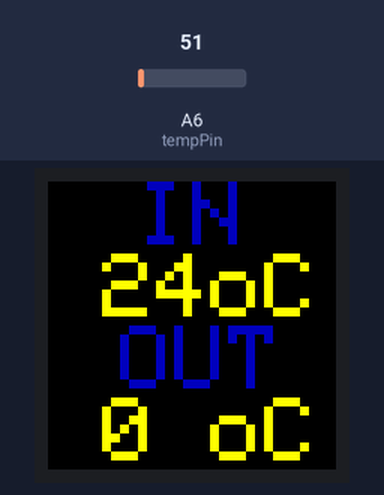
Recording of a sketch running on a simulated Arduino Nano, built with avr-gcc and run on an emulated ATmega328P. Shown: 32×32 colour display. The test bench sets the inputs (shaded band); at power-on: A6 (tempPin) = 51. The local clock reads 2024-03-15 10:24:30 at power-on unless the sketch sets it.

Above: at 16.1 s.
At 31.4 s:
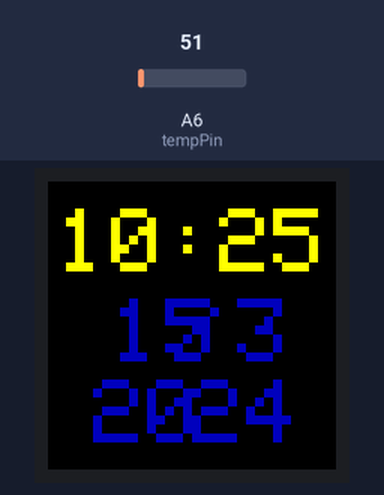
31.5 s: A6 (tempPin) set to 61
At 46.7 s:
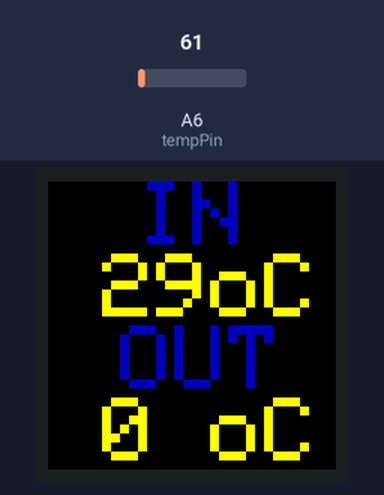
51.5 s: A6 (tempPin) set to 71
At 66.8 s:
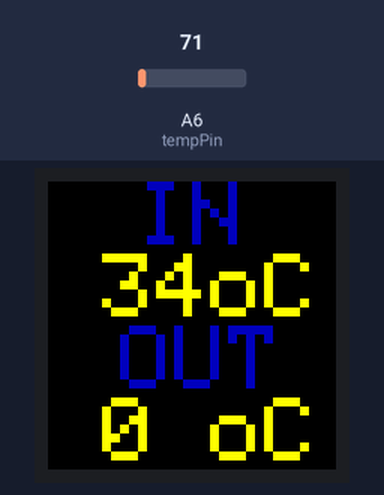
71.5 s: A6 (tempPin) set to 86
At 86.8 s:
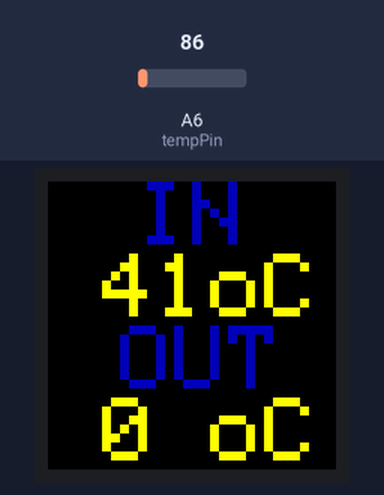
Timing chart, 0 to 88.3 s (numbered marks = the images above; inputs shaded):
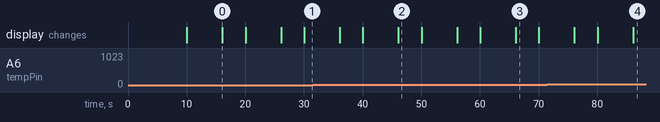

The sketch:

Master_Arduino-1.ino
```cpp
#include <Adafruit_GFX.h>   // Core graphics library
#include <RGBmatrixPanel.h> // Hardware-specific library
#include "RTClib.h"
#include <Wire.h>
#include <Rtc_Pcf8563.h>
#define NUMSAMPLES 10
#define CLK 11
#define OE  9
#define LAT 10
#define A   A0
#define B   A1
#define C   A2
#define D   A3
Rtc_Pcf8563 rtc;
RGBmatrixPanel matrix(A, B, C, D, CLK, LAT, OE, false);
int val;
int tempPin = A6;
char mystr[7];
int tmp;
float out;
int outt;
void setup()
{
  Wire.begin();
  matrix.begin();
  matrix.setTextWrap(false); // Allow text to run off right edge
  matrix.setTextSize(1);
  delay(1500);
  Serial.begin(9600); //opens serial port, sets data rate to 9600 bps
}

uint32_t  temptimer = millis();
uint32_t  datatimer = millis();
uint32_t  matrixupdate = millis();


void loop()
{
   byte b;

  if ((millis() - datatimer) > 5000)
  {
    datatimer = millis();
    uint8_t b;
    getdata();
  }
  byte i;

  if ((millis() - temptimer) > 4500)
  {
    temptimer = millis();
      uint8_t i;
 val = analogRead(tempPin);
float mv = ( val/1024.0)*5000;
float cel = mv/10;
tmp=cel;
///Serial.print(cel);
}


    byte d ;
    if ((millis()- matrixupdate) > 10000)
    {
      matrixupdate= millis();
      uint8_t d;
    matrix.fillScreen(0);

    matrix.setCursor(1,3);    // start at top left, with one pixel of spacing
  matrix.setTextColor(matrix.Color333(7,7,0));
    matrix.print(rtc.formatTime());


    matrix.setTextWrap(true); // Allow text to run off right edge
    matrix.setTextColor(matrix.Color333(0,0,5));
    matrix.setCursor(7,13);    // start at top left, with one pixel of spacing
    matrix.print(rtc.getDay());
    matrix.setCursor(14,13);    // start at top left, with one pixel of spacing
    matrix.print("/");
    matrix.setCursor(21,13);    // start at top left, with one pixel of spacing
    matrix.print(rtc.getMonth());
    matrix.setCursor(5,22);    // start at top left, with one pixel of spacing
    matrix.print("20");
    matrix.setCursor(16,22);    // start at top left, with one pixel of spacing
    matrix.print(rtc.getYear());

    delay(3000);
    matrix.swapBuffers(false);
    delay(3000);
    matrix.fillScreen(0);

  matrix.setTextColor(matrix.Color333(0,0,5));
  matrix.setCursor(10,0);    // start at top left, with one pixel of spacing
  matrix.print("IN");

  matrix.setTextColor(matrix.Color333(0,0,5));
  matrix.setCursor(8,16);    // start at top left, with one pixel of spacing
  matrix.print("OUT");

  matrix.setTextColor(matrix.Color333(7,7,0));
  matrix.setCursor(6,8);    // start at top left, with one pixel of spacing
  matrix.print(tmp);
    matrix.setCursor(18,8);    // start at top left, with one pixel of spacing
  matrix.print("oC");
  matrix.setTextColor(matrix.Color333(7,7,0));
  matrix.setCursor(6,24);
  matrix.print(outt);
  matrix.setCursor(18,24);    // start at top left, with one pixel of spacing
  matrix.print("oC");
  matrix.swapBuffers(false);
          matrix.setTextWrap(false); // Allow text to run off right edge

    }
}


void getdata()
{
 Serial.readBytes(mystr,7); //Read the serial data and store in var
 out=atof(mystr);
 outt=out;
 }
```

Measured:
- after the input at 31.5 s, the display: first differs from a run without the input after 14.6 s (image 2)
- after the input at 51.5 s, the display: first differs from a run without the input after 14.6 s (image 3)
- what the display in image 0 shows lasts 3.9 s, from 16.1 s to 20.0 s
